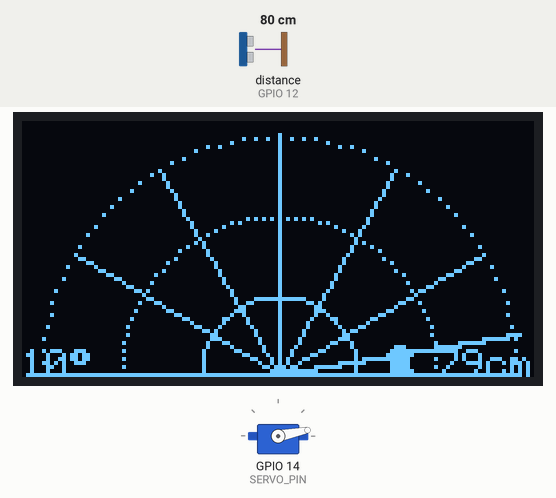
This sketch was run on a simulated ESP32. Shown: servo, 128×64 one-colour display. Wiring (inferred from the names in the program): ultrasonic range finder: trigger GPIO 13; echo GPIO 12. Inputs (shaded band) come from the test bench; at power-on: distance to the obstacle (sensor on GPIO 12) 80 cm. The echo pulse lasts 58.3 µs per cm.

Above: at 2.0 s.
2.1 s: distance to the obstacle (sensor on GPIO 12) set to 299 cm
At 2.42 s:
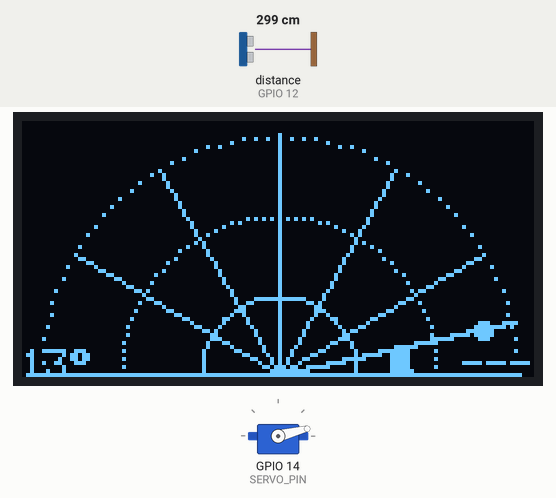
4.1 s: distance to the obstacle (sensor on GPIO 12) set to 2 cm
At 5.0 s:
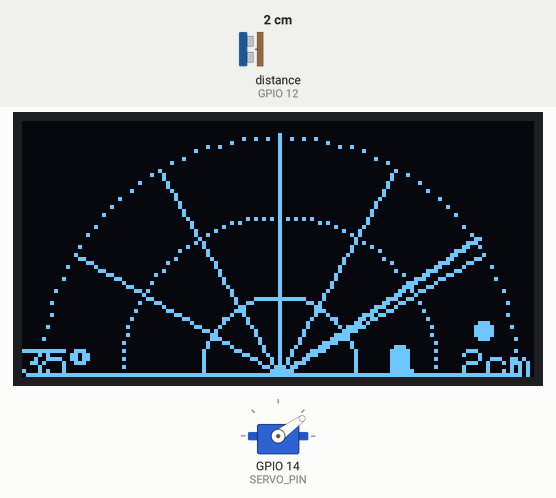
5.8 s: distance to the obstacle (sensor on GPIO 12) set to 250 cm
At 6.05 s:
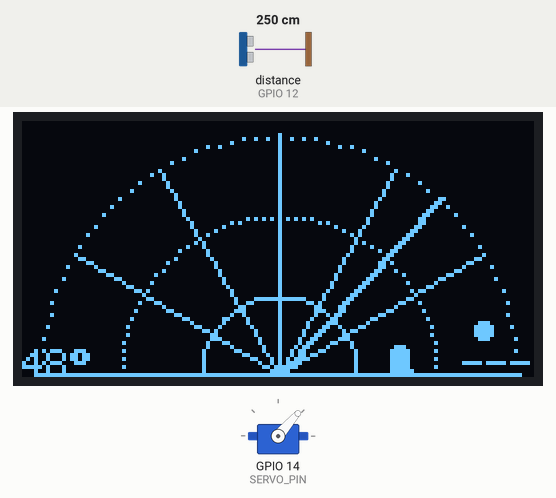
7.9 s: distance to the obstacle (sensor on GPIO 12) set to 4 cm
At 8.6 s:
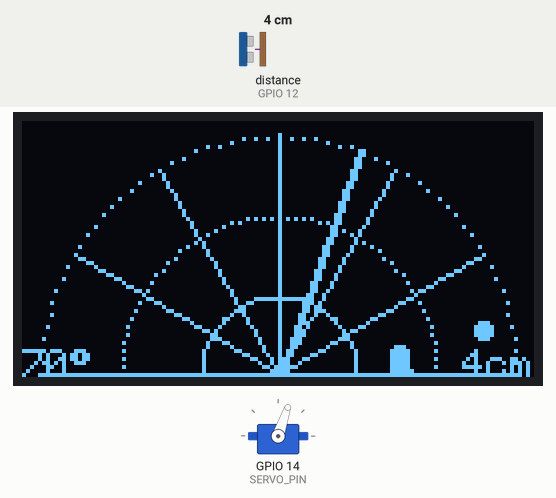
9.6 s: distance to the obstacle (sensor on GPIO 12) set to 153 cm
At 9.79 s:
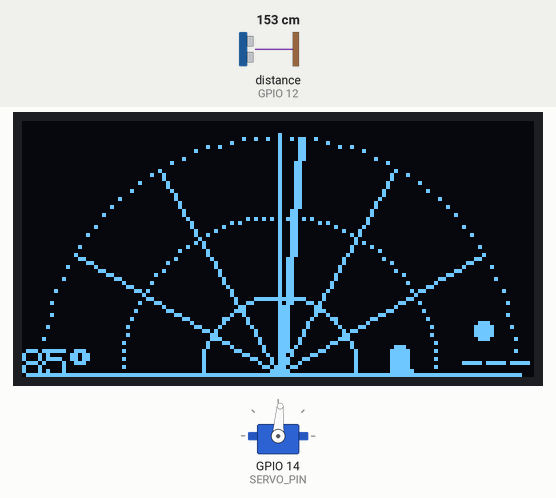
11.6 s: distance to the obstacle (sensor on GPIO 12) set to 9 cm
At 12.3 s:
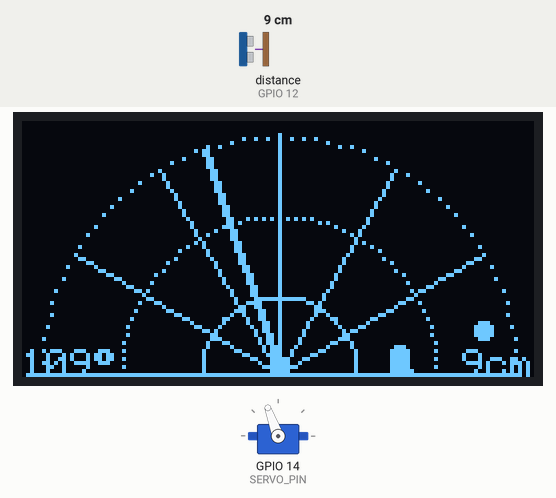
Timing chart, 0 to 16.0 s (numbered marks = the images above; inputs shaded):
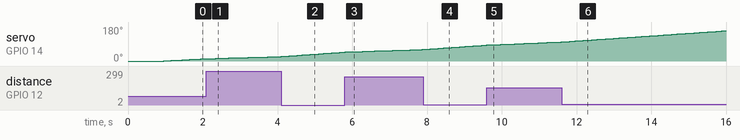

The sketch:

Radar_Scanner.ino
```cpp
#include <SPI.h>
#include <Adafruit_GFX.h>
#include <Adafruit_SSD1306.h>
#include <ESP32Servo.h>

#define SCREEN_WIDTH 128
#define SCREEN_HEIGHT 64

#define OLED_CLK   18
#define OLED_MOSI  23
#define OLED_CS    5
#define OLED_DC    2
#define OLED_RST   4

#define TRIG_PIN   13
#define ECHO_PIN   12
#define SERVO_PIN  14

#define MAX_DIST     150
#define SAMPLES      6

#define CX           64
#define CY           63
#define RADAR_R      60

Adafruit_SSD1306 display(SCREEN_WIDTH, SCREEN_HEIGHT,
	OLED_MOSI, OLED_CLK, OLED_DC, OLED_RST, OLED_CS);

Servo radar_servo;
int current_angle = 0;
int sweep_dir = 1;
int scan_data[181];

float single_ping() {
	digitalWrite(TRIG_PIN, LOW);
	delayMicroseconds(2);
	digitalWrite(TRIG_PIN, HIGH);
	delayMicroseconds(10);
	digitalWrite(TRIG_PIN, LOW);
	long dur = pulseIn(ECHO_PIN, HIGH, 25000);
	if (dur == 0) return MAX_DIST + 1;
	return dur * 0.0343 / 2.0;
}

float measure_distance() {
	float samples[SAMPLES];
	for (int i = 0; i < SAMPLES; i++) {
		samples[i] = single_ping();
		delayMicroseconds(400);
	}
	// bubble sort
	for (int i = 0; i < SAMPLES - 1; i++)
		for (int j = 0; j < SAMPLES - 1 - i; j++)
			if (samples[j] > samples[j+1]) {
				float t = samples[j]; samples[j] = samples[j+1]; samples[j+1] = t;
			}
	// drop 1 low + 1 high, average middle 4
	float sum = 0;
	for (int i = 1; i < SAMPLES - 1; i++) sum += samples[i];
	return sum / (SAMPLES - 2);
}

void draw_radar() {
	display.clearDisplay();

	for (int ring = 1; ring <= 3; ring++) {
		int r = (RADAR_R * ring) / 3;
		for (int a = 0; a <= 180; a += 3) {
			float rad = a * PI / 180.0;
			int x = CX + (int)(r * cos(rad));
			int y = CY - (int)(r * sin(rad));
			if (x >= 0 && x < SCREEN_WIDTH && y >= 0 && y < SCREEN_HEIGHT)
				display.drawPixel(x, y, WHITE);
		}
	}

	for (int a = 0; a <= 180; a += 30) {
		float rad = a * PI / 180.0;
		display.drawLine(CX, CY,
			CX + (int)(RADAR_R * cos(rad)),
			CY - (int)(RADAR_R * sin(rad)), WHITE);
	}

	display.drawLine(CX - RADAR_R, CY, CX + RADAR_R, CY, WHITE);

	float sweep_rad = current_angle * PI / 180.0;
	int sx = CX + (int)(RADAR_R * cos(sweep_rad));
	int sy = CY - (int)(RADAR_R * sin(sweep_rad));
	display.drawLine(CX, CY, sx, sy, WHITE);
	display.drawLine(CX + 1, CY, sx + 1, sy, WHITE);

	for (int a = 0; a <= 180; a++) {
		if (scan_data[a] < MAX_DIST) {
			float mapped = (float)scan_data[a] / MAX_DIST;
			int r_blip = (int)(mapped * RADAR_R);
			float rad = a * PI / 180.0;
			int bx = CX + (int)(r_blip * cos(rad));
			int by = CY - (int)(r_blip * sin(rad));
			if (bx >= 0 && bx < SCREEN_WIDTH && by >= 0 && by < SCREEN_HEIGHT)
				display.fillCircle(bx, by, 2, WHITE);
		}
	}

	display.setTextSize(1);
	display.setTextColor(WHITE);
	display.setCursor(0, 57);
	display.print(current_angle);
	display.print((char)247);
	float d = scan_data[current_angle];
	String dist_str = (d >= MAX_DIST) ? "---" : (String((int)d) + "cm");
	display.setCursor(128 - (dist_str.length() * 6), 57);
	display.print(dist_str);

	display.display();
}

void setup() {
	pinMode(TRIG_PIN, OUTPUT);
	pinMode(ECHO_PIN, INPUT);

	radar_servo.attach(SERVO_PIN);
	radar_servo.write(0);
	delay(800);

	display.begin(SSD1306_SWITCHCAPVCC);
	display.clearDisplay();
	display.display();

	for (int i = 0; i <= 180; i++) scan_data[i] = MAX_DIST + 1;
}

void loop() {
	radar_servo.write(current_angle);
	delay(40);

	float dist = measure_distance();
	scan_data[current_angle] = (dist > MAX_DIST) ? MAX_DIST + 1 : (int)dist;

	draw_radar();

	current_angle += sweep_dir;
	if (current_angle >= 180) sweep_dir = -1;
	if (current_angle <= 0)   sweep_dir = 1;
}
```

Measured:
- after the input at 4.1 s, the display: first changes after 0.07 s (image 2 shows a later state)
- after the input at 7.9 s, the display: first changes at once (image 4 shows a later state)
- after the input at 9.6 s, the display: first differs from a run without the input after 0.13 s (image 5)
- after the input at 11.6 s, the display: first changes after 0.07 s (image 6 shows a later state)
